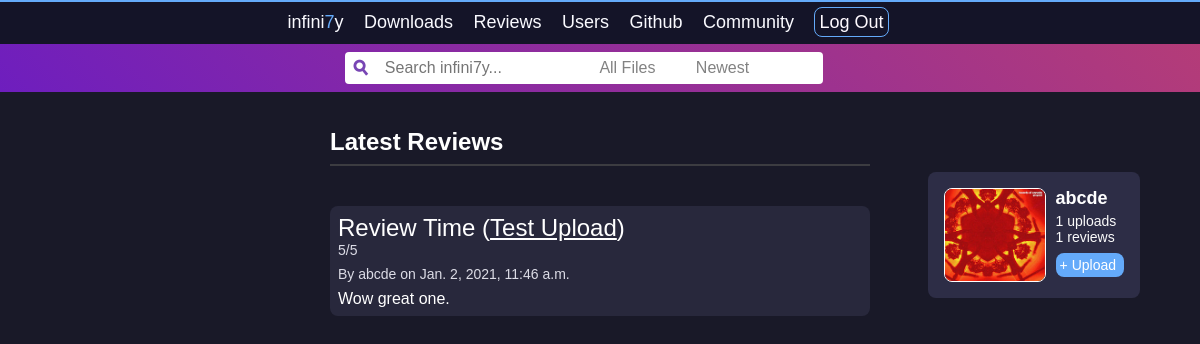
The app's page /s7uploads/reviews/ (signed in), older data.
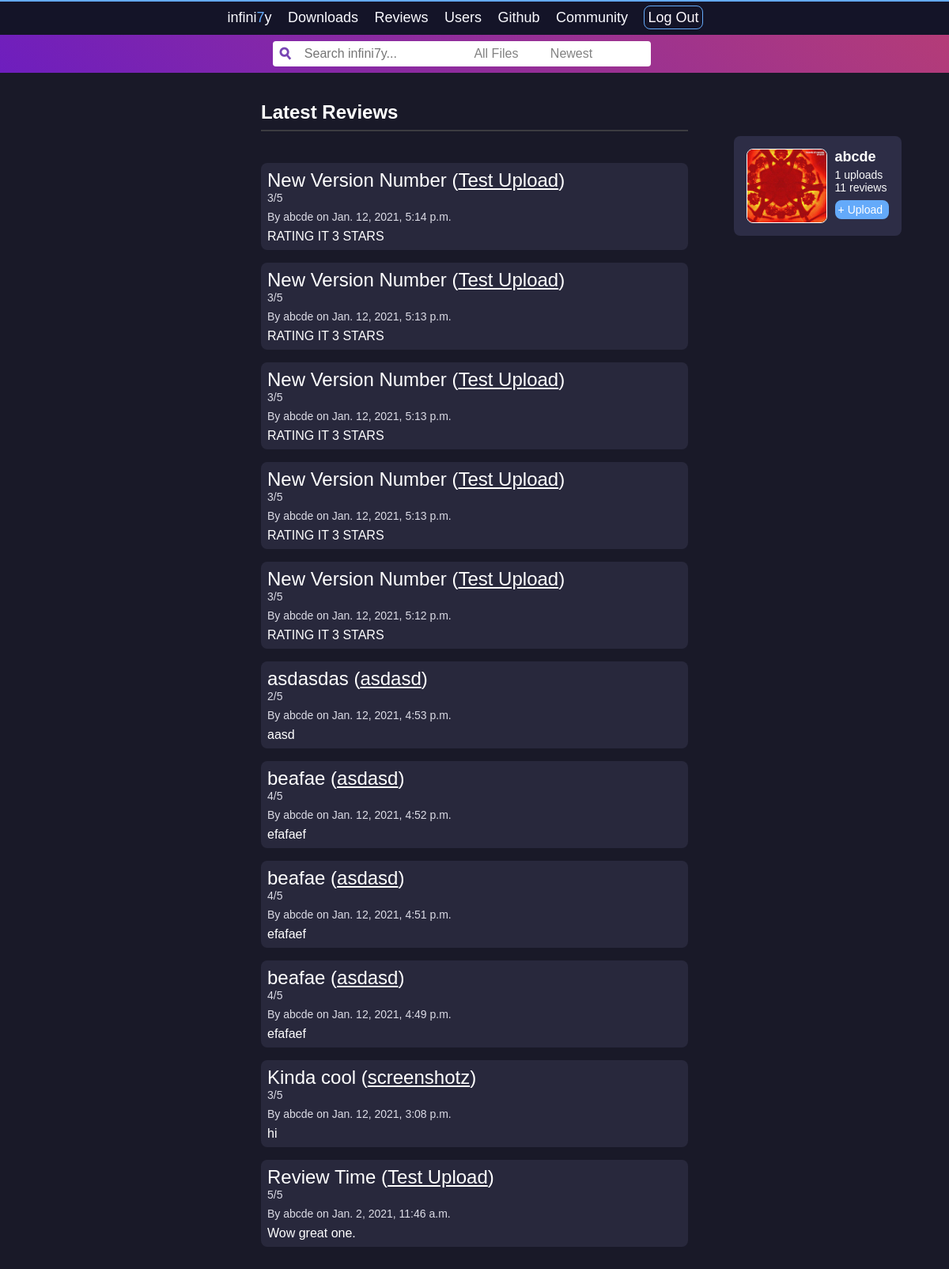
The same page, newer data.
### s7uploads/models.py (models this page shows, shortened)
class S7User(models.Model):
    user = models.OneToOneField(User, unique=True, on_delete=models.CASCADE)
    def num_uploads(self):
        return Upload.objects.filter(user=self).count()
    def num_reviews(self):
        return Review.objects.filter(user=self).count()

class Review(models.Model):
    title = models.CharField(max_length = 50)
    text = models.TextField(max_length = 2048, verbose_name="Review Text")
    upload = models.ForeignKey(UploadVersion, on_delete=models.CASCADE)
    user = models.ForeignKey(S7User, on_delete=models.CASCADE)
    pubDate = models.DateTimeField('date published')
    rating = models.IntegerField(validators=[MinValueValidator(0), MaxValueValidator(5)])

class UploadVersion(models.Model):
    upload_id = models.ForeignKey(Upload, on_delete=models.CASCADE)
    file_id = models.ForeignKey(File, on_delete=models.CASCADE)
    date_added = models.DateTimeField()
    version_notes = models.TextField()
    version_name = models.CharField(max_length=10)
    num_downloads = models.IntegerField()
    ranking = models.IntegerField()
    avg_rating = models.DecimalField(decimal_places=2, max_digits=10)

class Upload(models.Model):
    user = models.ForeignKey(S7User, on_delete=models.CASCADE)
    title = models.CharField(max_length=50)
    description = models.TextField(verbose_name="Upload Description")
    total_downloads = models.IntegerField()

### s7uploads/views.py (the view)
# urls.py: path('reviews/', views.ReviewView.as_view(), name='reviews'),
class ReviewView(generic.ListView):
    model = Review
    template_name = 's7uploads/reviews.html'
    context_object_name = 'latest_review_list'
    def get_queryset(self):
        numReviews = 25
        return Review.objects.filter(pubDate__lte=timezone.now()).order_by('-pubDate')[:numReviews]
    def get_context_data(self, **kwargs):
        c = super(generic.ListView, self).get_context_data(**kwargs)
        user = self.request.user
        if not user.is_anonymous:
            s7user = S7User.objects.filter(user=user)[:1]
            if s7user:
                c['s7user'] = s7user.get()
        c['search_form'] = SearchForm()
        return c

### s7uploads/forms.py
class SearchForm(forms.Form):
    search_line = forms.CharField(max_length=200, required=False)
    def __init__(self, *args, **kwargs):
        super(SearchForm, self).__init__(*args, **kwargs)
        self.fields['search_line'].widget.attrs.update({
            'placeholder': '  Search infini7y...',
            'onfocus': "this.placeholder=''"
            })

### s7uploads/templates/s7uploads/reviews.html
{% extends "s7uploads/navbar.html" %}
{% load static %}
{% block content %}
<section id="main-content">
{% if user %}
		{% if user.is_anonymous %}
		<section id="userbanner-nolog">
			<h4>You are not logged in!</h4>
		</section>
		{% else %}
		<section id="userbanner">
			<img src="/static/s7uploads/images/default_profile.jpg"></img>
			<section id="userbannertext">
			<h3><a href="{% url 's7uploads:index' %}?tags={{user.username}}">{{ user.username }}</a></h3>
			<h5>{{ s7user.num_uploads }} uploads</h5>
			<h5>{{ s7user.num_reviews }} reviews</h5>
			<section id="sideupload">
			<a href="{%url 's7uploads:new_upload' %}">+ Upload</a>
			</section>
			</section>
		</section>
		{% endif %}
{% endif %}
<section id="upload">
{% if latest_review_list %}
	<h1>Latest Reviews</h1>
	<div id="blackstripe"></div>
	<section id="review">
		<ul>
		{% for review in latest_review_list %}
			<li>
				<h2 class="review">{{ review.title }} (<a href="{% url 's7uploads:upload' pk=review.upload.id %}">{{review.upload.upload_id.title}}</a>)</h2>
			<h3 id="review-rating">{{review.rating}}/5</h3>
			<h3>By {{ review.user.user.username }} on {{ review.pubDate }}</h3>
			<p>{{review.text|linebreaks}}</p>
			</li>
		{% endfor %}
		</ul>
	</section>
{% else %}
	<p> Nothing to see here. </p>
{% endif %}
</section>
</section>
{% endblock %}

### s7uploads/templates/s7uploads/navbar.html (shortened to what this page needs)
{% load static %}
<link rel="stylesheet" type="text/css" href="{% static 's7uploads/style.css' %}">
{% block content %}
{% endblock %}
{% block navbar %}
<div id = "banner">
	<nav>
	<ul id="navlinks">
		<li><a href="{%url 's7uploads:index' %}" class="lightlink">infini<span class="sitecolor">7</span>y</a></li>
		<li ><a href="{%url 's7uploads:index' %}" class="lightlink">Downloads</a></li>
		<li><a href="{%url 's7uploads:reviews' %}" class="lightlink">Reviews</a></li>
		<li><a href="{%url 's7uploads:users' %}" class="lightlink">Users</a></li>
		<li><a href="https://github.com/vakkiri/infini7y" class="lightlink" >Github</a></li>
		<li><a href="{%url 's7uploads:community' %}" class="lightlink" >Community</a></li>
		{% if user.is_anonymous %}
			<li><a href="{%url 's7uploads:signup' %}" class="boldlink">Sign Up</a></li>
			<li><a href="{%url 's7uploads:login' %}" class="boldlink">Log In</a></li>
		{% else %}
			<li><a href="{%url 's7uploads:logout' %}" class="boldlink">Log Out</a></li>
		{% endif %}
	</nav>
</div>
<div id="searchbanner">
	<section id="searchbannercontent">
		<form action="search_uploads/?{{ request.GET.urlencode }}" method="post">
			<button class="searchicon" action="submit">☌</button>
			{% for field in search_form %}
			{{ field }}
			{% endfor %}
			<select name="searchcategory" id="searchcategory" class="searchcategory">
			<option value="any" selected>All Files</option>
		</select>
		<select name="searchorder" id="searchorder" class="searchcategory">
			<option value="newest" selected>Newest</option>
		</select>
		</form>
	</section>
</div>
{% endblock %}

### s7uploads/static/s7uploads/style.css (style rules this page uses)
* { margin: 0; padding: 0; font-family: sans-serif; }
div#blackstripe { background-color: rgb(60, 60, 65); height: 2px; width: 100%; margin-bottom: 8px; margin-top: 8px; }
#userbanner { position: relative; float: right; background-color: var(--element-bg-hover); padding: 16px; border-radius: 8px; margin-top: 44px; }
#userbanner h3 { font-family: sans-serif; font-size: 18; margin-right: 8px; margin-bottom: 4px; }
#userbanner h3 a { color: rgb(255, 255, 255); text-decoration: none; }
#userbanner img { max-width: 100px; border: 1px solid white; border-radius: 8px; float: left; clear: right; margin-right: 10px; }
#userbanner h5 { font-weight: normal; font-size: 14px; color: rgb(250, 250, 250); }
#userbannertext { float: right; }
#sideupload a { color: rgb(255, 255, 255); background-color: var(--site-blue); text-decoration: none; text-align: center; font-size: 14px; border-radius: 8px; padding: 4px; padding-right: 8px; float: left; margin-top: 8px; }
div#banner { background-color: rgb(20, 20, 40); position: fixed; left: 0; top: 2; width: 100%; display: inline-block; height: 32px; padding-top: 10px; text-align: center; }
div#searchbanner { background-color: rgb(120, 60, 180); background: linear-gradient( 45deg, rgb(110, 30, 190), rgb(180, 60, 120) ); position: fixed; top: 44px; padding-top: 8px; padding-bottom: 8px; width: 100%; display: flex; justify-content: center; }
#searchbannercontent { margin-right: 32px; background-color: rgb(255, 255, 255); border-radius: 4px; display: flex; justify-content: center; }
.searchicon { padding-right: 8px; padding-left: 8px; margin-top: 2px; font-size: 22; color: rgb(120, 70, 180); font-weight: bold; float: left; transform: rotate(110deg); background-color: rgba(255, 255, 255, 0); border: 0px; outline: none; }
#searchbanner input { height: 32px; border: 0px solid; border-radius: 2px; color: rgb(190, 190, 190); font-size: 16; color: rgb(130, 130, 130); }
select { -webkit-appearance: none; appearance: none; }
.searchcategory { font-size: 16; color: rgb(130, 130, 130); padding-right: 4px; padding-left: 8px; border: 0px; background-color: rgb(255, 255, 255); margin-right: 4px; margin-left: 4px; }
#navlinks { margin: 0 auto; }
#banner li { padding-right: 16px; font-size: 18px; display: inline; }
#main-content { margin: 0 auto; margin-top: 128px; width: 90%; max-width: 1200px; }
#upload { margin: 0 auto; width: 50%; position: relative; color: rgb(220, 220, 220); }
#upload ul { margin-bottom: 16px; }
#upload li { list-style-type: none; background-color: var(--element-bg); border-radius: 8px; margin-bottom: 16px; padding-top: 6px; }
#upload h2 { font-weight: normal; display: inline; }
#review { padding-top: 32px; color: rgb(255, 255, 255); padding-bottom: 16px; }
#review li { padding: 8px; background-color: var(--element-bg); }
#review li a { color: rgb(255, 255, 255); }
#upload h1 { color: rgb(255, 255, 255); font-size: 24px; }
#upload h3 { font-size: 14px; font-weight: normal; padding-bottom: 8px; color: rgb(220, 220, 230); }
.lightlink { text-decoration: none; color: rgb(250, 250, 255); }
.boldlink { text-decoration: none; color: rgb(255, 250, 255); border-style: solid; border-color: var(--site-blue); border-radius: 8px; padding: 4px; border-width: 1px; margin-top: -4px; margin-right: 8px; }
.sitecolor { color: var(--site-blue); }

Row changes from the older to the newer data that the page shows:
computed for S7User: num_reviews "1" → "11"
added Review: title "New Version Number", upload.upload_id "Test Upload", rating "3", user.user.username "abcde", pubDate "Jan. 12, 2021, 5:14 p.m.", text "RATING IT 3 STARS"
added Review: title "New Version Number", upload.upload_id "Test Upload", rating "3", user.user.username "abcde", pubDate "Jan. 12, 2021, 5:13 p.m.", text "RATING IT 3 STARS"
added Review: title "New Version Number", upload.upload_id "Test Upload", rating "3", user.user.username "abcde", pubDate "Jan. 12, 2021, 5:13 p.m.", text "RATING IT 3 STARS"
added Review: title "New Version Number", upload.upload_id "Test Upload", rating "3", user.user.username "abcde", pubDate "Jan. 12, 2021, 5:13 p.m.", text "RATING IT 3 STARS"
added Review: title "New Version Number", upload.upload_id "Test Upload", rating "3", user.user.username "abcde", pubDate "Jan. 12, 2021, 5:12 p.m.", text "RATING IT 3 STARS"
added Review: title "asdasdas", upload.upload_id "asdasd", rating "2", user.user.username "abcde", pubDate "Jan. 12, 2021, 4:53 p.m.", text "aasd"
added Review: title "beafae", upload.upload_id "asdasd", rating "4", user.user.username "abcde", pubDate "Jan. 12, 2021, 4:52 p.m.", text "efafaef"
added Review: title "beafae", upload.upload_id "asdasd", rating "4", user.user.username "abcde", pubDate "Jan. 12, 2021, 4:51 p.m.", text "efafaef"
added Review: title "beafae", upload.upload_id "asdasd", rating "4", user.user.username "abcde", pubDate "Jan. 12, 2021, 4:49 p.m.", text "efafaef"
added Review: title "Kinda cool", upload.upload_id "screenshotz", rating "3", user.user.username "abcde", pubDate "Jan. 12, 2021, 3:08 p.m.", text "hi"
